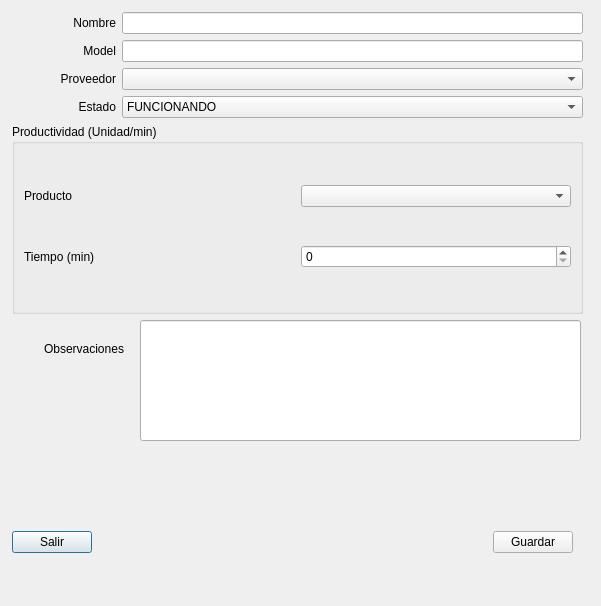
<?xml version="1.0" encoding="UTF-8"?>
<ui version="4.0">
 <class>Dialog</class>
 <widget class="QDialog" name="Dialog">
  <property name="geometry">
   <rect>
    <x>0</x>
    <y>0</y>
    <width>601</width>
    <height>606</height>
   </rect>
  </property>
  <property name="windowTitle">
   <string>Dialog</string>
  </property>
  <widget class="QWidget" name="layoutWidget">
   <property name="geometry">
    <rect>
     <x>12</x>
     <y>12</y>
     <width>571</width>
     <height>302</height>
    </rect>
   </property>
   <layout class="QGridLayout" name="gridLayout_2">
    <item row="0" column="0">
     <widget class="QLabel" name="lbId">
      <property name="minimumSize">
       <size>
        <width>104</width>
        <height>0</height>
       </size>
      </property>
      <property name="text">
       <string>Nombre</string>
      </property>
      <property name="alignment">
       <set>Qt::AlignRight|Qt::AlignTrailing|Qt::AlignVCenter</set>
      </property>
     </widget>
    </item>
    <item row="3" column="1">
     <widget class="QComboBox" name="cbEstado">
      <item>
       <property name="text">
        <string>FUNCIONANDO</string>
       </property>
      </item>
      <item>
       <property name="text">
        <string>ROTA</string>
       </property>
      </item>
      <item>
       <property name="text">
        <string>EN REPARACION </string>
       </property>
      </item>
     </widget>
    </item>
    <item row="2" column="0">
     <widget class="QLabel" name="lbProveedor">
      <property name="minimumSize">
       <size>
        <width>104</width>
        <height>0</height>
       </size>
      </property>
      <property name="text">
       <string>Proveedor</string>
      </property>
      <property name="alignment">
       <set>Qt::AlignRight|Qt::AlignTrailing|Qt::AlignVCenter</set>
      </property>
     </widget>
    </item>
    <item row="3" column="0">
     <widget class="QLabel" name="lbEstado">
      <property name="minimumSize">
       <size>
        <width>104</width>
        <height>0</height>
       </size>
      </property>
      <property name="text">
       <string>Estado</string>
      </property>
      <property name="alignment">
       <set>Qt::AlignRight|Qt::AlignTrailing|Qt::AlignVCenter</set>
      </property>
     </widget>
    </item>
    <item row="1" column="1">
     <widget class="QLineEdit" name="leModel">
      <property name="sizePolicy">
       <sizepolicy hsizetype="Expanding" vsizetype="Fixed">
        <horstretch>0</horstretch>
        <verstretch>0</verstretch>
       </sizepolicy>
      </property>
     </widget>
    </item>
    <item row="2" column="1">
     <widget class="QComboBox" name="cbProveedor"/>
    </item>
    <item row="1" column="0">
     <widget class="QLabel" name="lbModel">
      <property name="minimumSize">
       <size>
        <width>104</width>
        <height>0</height>
       </size>
      </property>
      <property name="text">
       <string>Model</string>
      </property>
      <property name="alignment">
       <set>Qt::AlignRight|Qt::AlignTrailing|Qt::AlignVCenter</set>
      </property>
     </widget>
    </item>
    <item row="4" column="0" colspan="2">
     <widget class="QGroupBox" name="groupBox">
      <property name="title">
       <string>Productividad (Unidad/min) </string>
      </property>
      <layout class="QGridLayout" name="gridLayout">
       <item row="0" column="0">
        <widget class="QLabel" name="label">
         <property name="text">
          <string>Producto</string>
         </property>
        </widget>
       </item>
       <item row="0" column="1">
        <widget class="QComboBox" name="cbProducto"/>
       </item>
       <item row="1" column="0">
        <widget class="QLabel" name="label_2">
         <property name="text">
          <string>Tiempo (min)</string>
         </property>
        </widget>
       </item>
       <item row="1" column="1">
        <widget class="QSpinBox" name="sbTiempo"/>
       </item>
      </layout>
     </widget>
    </item>
    <item row="0" column="1">
     <widget class="QLineEdit" name="leNombre">
      <property name="inputMethodHints">
       <set>Qt::ImhPreferUppercase|Qt::ImhUppercaseOnly</set>
      </property>
      <property name="maxLength">
       <number>100</number>
      </property>
     </widget>
    </item>
   </layout>
  </widget>
  <widget class="QLineEdit" name="leObservaciones">
   <property name="geometry">
    <rect>
     <x>140</x>
     <y>320</y>
     <width>441</width>
     <height>121</height>
    </rect>
   </property>
   <property name="sizePolicy">
    <sizepolicy hsizetype="Expanding" vsizetype="Fixed">
     <horstretch>0</horstretch>
     <verstretch>0</verstretch>
    </sizepolicy>
   </property>
  </widget>
  <widget class="QLabel" name="lbObservaciones">
   <property name="geometry">
    <rect>
     <x>20</x>
     <y>340</y>
     <width>104</width>
     <height>17</height>
    </rect>
   </property>
   <property name="minimumSize">
    <size>
     <width>104</width>
     <height>0</height>
    </size>
   </property>
   <property name="text">
    <string>Observaciones</string>
   </property>
   <property name="alignment">
    <set>Qt::AlignRight|Qt::AlignTrailing|Qt::AlignVCenter</set>
   </property>
  </widget>
  <widget class="QWidget" name="layoutWidget">
   <property name="geometry">
    <rect>
     <x>12</x>
     <y>512</y>
     <width>561</width>
     <height>61</height>
    </rect>
   </property>
   <layout class="QHBoxLayout" name="horizontalLayout">
    <item>
     <widget class="QPushButton" name="btExit">
      <property name="text">
       <string>Salir</string>
      </property>
     </widget>
    </item>
    <item>
     <spacer name="horizontalSpacer">
      <property name="orientation">
       <enum>Qt::Horizontal</enum>
      </property>
      <property name="sizeHint" stdset="0">
       <size>
        <width>40</width>
        <height>20</height>
       </size>
      </property>
     </spacer>
    </item>
    <item>
     <widget class="QPushButton" name="btSave">
      <property name="text">
       <string>Guardar</string>
      </property>
     </widget>
    </item>
   </layout>
  </widget>
 </widget>
 <resources/>
 <connections>
  <connection>
   <sender>btExit</sender>
   <signal>clicked()</signal>
   <receiver>Dialog</receiver>
   <slot>close()</slot>
   <hints>
    <hint type="sourcelabel">
     <x>273</x>
     <y>201</y>
    </hint>
    <hint type="destinationlabel">
     <x>123</x>
     <y>186</y>
    </hint>
   </hints>
  </connection>
 </connections>
</ui>
